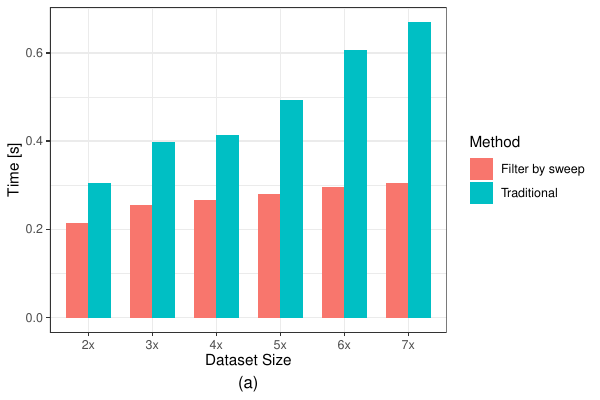

Generate this figure with R:
library(tidyverse)
data0 = enframe(read_lines("Unbalance_Tester01.txt"), value="line")

data1 = data0 %>% filter(str_detect(line, 'INFO')) %>% filter(str_detect(line, 'END')) 

fields = c("tag","ts","runId","size1","size2","method","stage","time")
data2 = data1 %>% 
  separate(sep = "\\t", col = "line", into = fields, extra = "drop") %>%
  select(method, size2, time) %>%
  mutate(time = as.numeric(time) / 1000.0) %>%
  mutate(method = str_replace(method, "Sweeping", "Filter by sweep"))
  
data3 = data2 %>% group_by(method, size2) %>% summarise(time = mean(time)) %>%
        mutate(method = as.factor(method), size = as.factor(size2)) %>%
        mutate(size = recode(size,
                            "6K"  = "2x",
                            "9K"  = "3x",
                            "12K" = "4x",
                            "15K" = "5x",
                            "18K" = "6x",
                            "21K" = "7x")) 
size_order = factor(data3$size, level = c('2x','3x','4x','5x','6x','7x'))

p = ggplot(data3, aes(x = size_order, y = time, fill = method)) + 
  geom_col(width = 0.7, position="dodge") + 
  theme(axis.text.x = element_text(angle = 0, hjust = 0.5, vjust = 0.5)) +
  labs(x="Dataset Size", y="Time [s]") + 
  guides(fill=guide_legend(title="Method"))
plot(p)

W = 5
H = 4
ggsave(paste0("Unbalance_Tester01.pdf"), width = W, height = H)